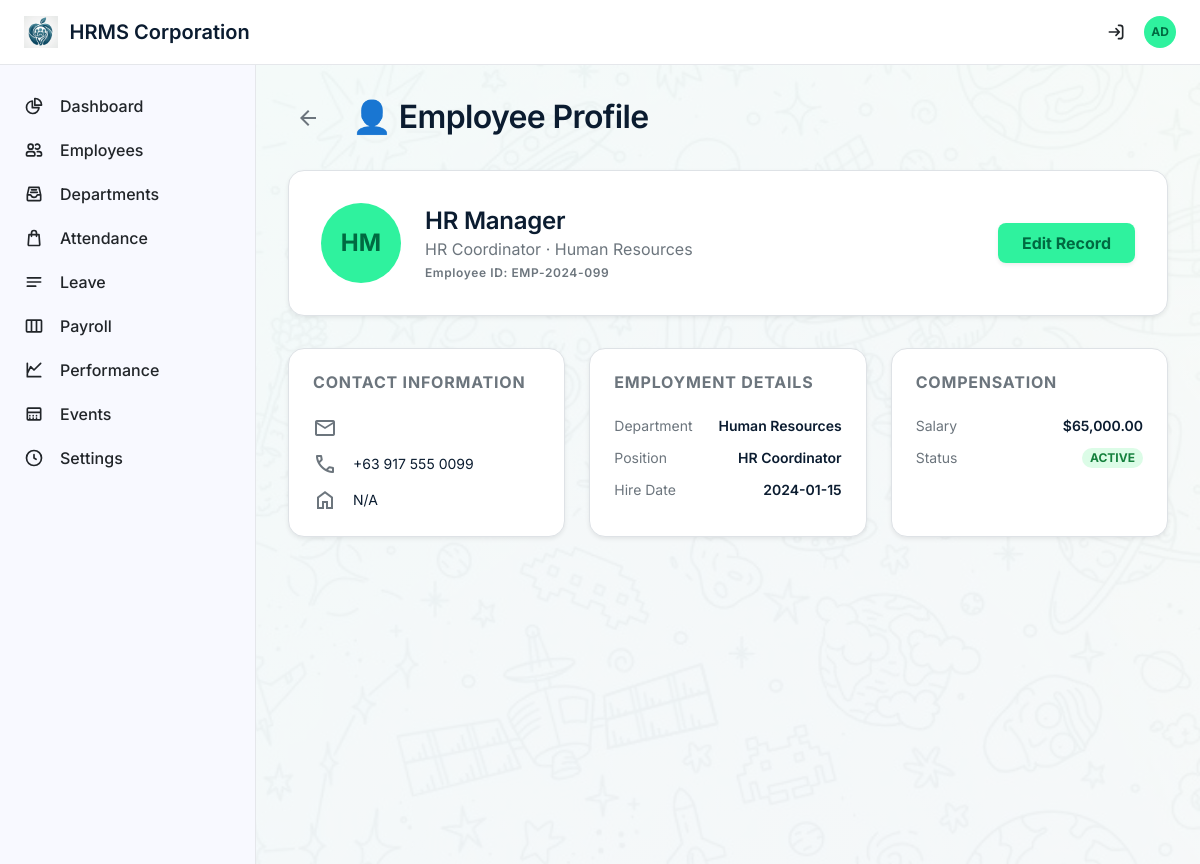
The page /admin/employee-profile?id=3 (signed in) on the database its author committed.
### tables this page shows
CREATE TABLE employees (
    id INT AUTO_INCREMENT PRIMARY KEY,
    user_id INT,
    employee_id VARCHAR(20) NOT NULL UNIQUE,
    first_name VARCHAR(100) NOT NULL,
    last_name VARCHAR(100) NOT NULL,
    phone VARCHAR(50),
    department_id INT,
    position VARCHAR(255) DEFAULT NULL,
    hire_date DATE,
    salary DECIMAL(12,2),
    daily_rate DECIMAL(12,2) DEFAULT NULL,
    status ENUM('active', 'on_leave', 'terminated') DEFAULT 'active',
    address TEXT,
    avatar_url VARCHAR(500),
    created_at TIMESTAMP DEFAULT CURRENT_TIMESTAMP,
    updated_at TIMESTAMP DEFAULT CURRENT_TIMESTAMP ON UPDATE CURRENT_TIMESTAMP
);

CREATE TABLE departments (
    id INT AUTO_INCREMENT PRIMARY KEY,
    name VARCHAR(100) NOT NULL UNIQUE,
    description TEXT,
    positions TEXT DEFAULT NULL COMMENT 'JSON array of position titles',
    created_at TIMESTAMP DEFAULT CURRENT_TIMESTAMP
);

### includes/functions.php (called while the page is built, shortened)
<?php
function h(?string $value): string {
    return htmlspecialchars($value ?? '', ENT_QUOTES, 'UTF-8');
}

### pages/admin/employee_profile.php (the view, shortened to what this page needs)
<?php
require_once __DIR__ . '/../../includes/header.php';
$id = $_GET['id'] ?? 0;
$stmt = $pdo->prepare("
    SELECT e.*, d.name as department_name, e.position as position_title, u.email as email
    FROM employees e
    LEFT JOIN departments d ON e.department_id = d.id
    LEFT JOIN users u ON e.user_id = u.id
    WHERE e.id = ?
");
$stmt->execute([$id]);
$emp = $stmt->fetch();
?>
<div class="max-w-5xl mx-auto space-y-8">
    <div class="flex items-center gap-4">
        <a href="<?= BASE_URL ?>/admin/employees" class="p-2 rounded-lg hover:bg-surface-container transition-colors">
            <span class="material-symbols-outlined text-secondary">arrow_back</span>
        </a>
        <h2 class="font-headline-lg text-headline-lg text-on-surface flex items-center gap-2">👤 Employee Profile</h2>
    </div>
    <div class="bg-surface-container-lowest rounded-2xl shadow-sm border border-border-subtle p-8">
        <div class="flex items-center gap-6">
            <div
                class="w-20 h-20 rounded-full bg-primary-container flex items-center justify-center text-on-primary-container text-2xl font-bold">
                <?= strtoupper(substr($emp['first_name'], 0, 1) . substr($emp['last_name'], 0, 1)) ?>
            </div>
            <div>
                <h3 class="font-headline-md text-headline-md text-on-surface">
                    <?= h($emp['first_name'] . ' ' . $emp['last_name']) ?>
                </h3>
                <p class="text-body-md text-secondary"><?= h($emp['position_title'] ?? 'N/A') ?> ·
                    <?= h($emp['department_name'] ?? 'N/A') ?>
                </p>
                <p class="text-label-sm text-secondary mt-1">Employee ID: <?= h($emp['employee_id']) ?></p>
            </div>
            <div class="ml-auto">
                <a href="<?= BASE_URL ?>/admin/edit-employee?id=<?= $emp['id'] ?>"
                    class="px-6 py-2.5 bg-primary-container text-on-primary-container font-bold rounded-lg hover:brightness-95 transition-all shadow-sm">Edit
                    Record</a>
            </div>
        </div>
    </div>
    <div class="grid grid-cols-1 md:grid-cols-3 gap-6 ">
        <div class="bg-surface-container-lowest rounded-2xl shadow-sm border border-border-subtle p-6">
            <h4 class="font-label-md text-label-md uppercase tracking-wider font-bold text-secondary mb-4">Contact
                Information</h4>
            <div class="space-y-3">
                <div class="flex items-center gap-3 text-body-sm">
                    <span class="material-symbols-outlined text-secondary">mail</span>
                </div>
                <div class="flex items-center gap-3 text-body-sm">
                    <span class="material-symbols-outlined text-secondary">call</span>
                    <span><?= h($emp['phone'] ?? 'N/A') ?></span>
                </div>
                <div class="flex items-center gap-3 text-body-sm">
                    <span class="material-symbols-outlined text-secondary">home</span>
                    <span><?= h($emp['address'] ?? 'N/A') ?></span>
                </div>
            </div>
        </div>
        <div class="bg-surface-container-lowest rounded-2xl shadow-sm border border-border-subtle p-6">
            <h4 class="font-label-md text-label-md uppercase tracking-wider font-bold text-secondary mb-4">Employment
                Details</h4>
            <div class="space-y-3">
                <div class="flex justify-between text-body-sm">
                    <span class="text-secondary">Department</span>
                    <span class="font-semibold"><?= h($emp['department_name'] ?? 'N/A') ?></span>
                </div>
                <div class="flex justify-between text-body-sm">
                    <span class="text-secondary">Position</span>
                    <span class="font-semibold"><?= h($emp['position_title'] ?? 'N/A') ?></span>
                </div>
                <div class="flex justify-between text-body-sm">
                    <span class="text-secondary">Hire Date</span>
                    <span class="font-semibold"><?= h($emp['hire_date'] ?? 'N/A') ?></span>
                </div>
            </div>
        </div>
        <div class="bg-surface-container-lowest rounded-2xl shadow-sm border border-border-subtle p-6 ">
            <h4 class="font-label-md text-label-md uppercase tracking-wider font-bold text-secondary mb-4">Compensation
            </h4>
            <div class="space-y-3">
                <div class="flex justify-between text-body-sm">
                    <span class="text-secondary">Salary</span>
                    <span class="font-semibold">$<?= number_format($emp['salary'] ?? 0, 2) ?></span>
                </div>
                <div class="flex justify-between text-body-sm">
                    <span class="text-secondary">Status</span>
                    <span
                        class="px-2 py-0.5 bg-green-100 text-green-700 rounded-full text-xs font-bold uppercase"><?= ucfirst($emp['status']) ?></span>
                </div>
            </div>
        </div>
    </div>
</div>
<?php require_once __DIR__ . '/../../includes/footer.php'; ?>

### includes/header.php (style rules this page uses)
body { font-family: 'Inter', sans-serif; background-color: #f8f9ff; }
.material-symbols-outlined { font-variation-settings: 'FILL' 0, 'wght' 400, 'GRAD' 0, 'opsz' 24; vertical-align: middle; }

### rows shown on the page
employees: first_name+last_name "HM", first_name+last_name "HR Manager", position "HR Coordinator", department.name "Human Resources", employee "EMP-2024-099", phone "+63 917 555 0099", address "N/A", hire_date "2024-01-15", salary "65,000.00", status "ACTIVE"

### other values the page prints
substr($_SESSION['user_name'] ?? 'AU', 0, 2) "AD"
